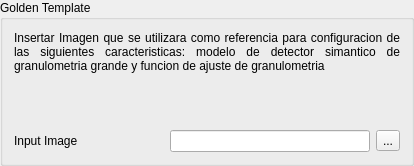
           <widget class="QGroupBox" name="image_groupBox">
            <property name="title">
             <string>Golden Template</string>
            </property>
            <layout class="QVBoxLayout" name="verticalLayout_3">
             <item>
              <widget class="QLabel" name="label_3">
               <property name="sizePolicy">
                <sizepolicy hsizetype="Fixed" vsizetype="Fixed">
                 <horstretch>0</horstretch>
                 <verstretch>0</verstretch>
                </sizepolicy>
               </property>
               <property name="minimumSize">
                <size>
                 <width>0</width>
                 <height>0</height>
                </size>
               </property>
               <property name="maximumSize">
                <size>
                 <width>432</width>
                 <height>93</height>
                </size>
               </property>
               <property name="text">
                <string>&lt;html&gt;&lt;head/&gt;&lt;body&gt;&lt;p align=&quot;justify&quot;&gt;Insertar Imagen que se utilizara como referencia para configuracion de las siguientes caracteristicas: modelo de detector simantico de granulometria grande y funcion de ajuste de granulometria&lt;/p&gt;&lt;/body&gt;&lt;/html&gt;</string>
               </property>
               <property name="alignment">
                <set>Qt::AlignJustify|Qt::AlignTop</set>
               </property>
               <property name="wordWrap">
                <bool>true</bool>
               </property>
              </widget>
             </item>
             <item>
              <layout class="QHBoxLayout" name="horizontalLayout_2">
               <item>
                <widget class="QLabel" name="label_2">
                 <property name="sizePolicy">
                  <sizepolicy hsizetype="Minimum" vsizetype="Maximum">
                   <horstretch>0</horstretch>
                   <verstretch>0</verstretch>
                  </sizepolicy>
                 </property>
                 <property name="minimumSize">
                  <size>
                   <width>150</width>
                   <height>3</height>
                  </size>
                 </property>
                 <property name="maximumSize">
                  <size>
                   <width>150</width>
                   <height>16777215</height>
                  </size>
                 </property>
                 <property name="text">
                  <string>Input Image</string>
                 </property>
                </widget>
               </item>
               <item>
                <widget class="QLineEdit" name="lineEdit_imagpath">
                 <property name="sizePolicy">
                  <sizepolicy hsizetype="Maximum" vsizetype="Fixed">
                   <horstretch>0</horstretch>
                   <verstretch>0</verstretch>
                  </sizepolicy>
                 </property>
                 <property name="minimumSize">
                  <size>
                   <width>200</width>
                   <height>0</height>
                  </size>
                 </property>
                 <property name="maximumSize">
                  <size>
                   <width>200</width>
                   <height>16777215</height>
                  </size>
                 </property>
                </widget>
               </item>
               <item>
                <widget class="QToolButton" name="toolButton_imgpath">
                 <property name="text">
                  <string>...</string>
                 </property>
                </widget>
               </item>
              </layout>
             </item>
            </layout>
           </widget>
